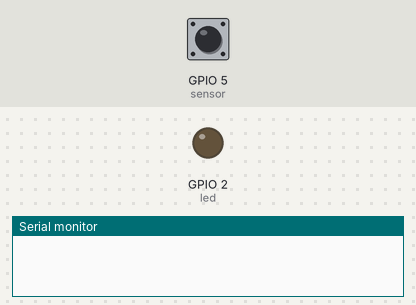
A sketch run on a simulated ESP8266 (NodeMCU). On the bench: output pins drawn as LEDs (lit = HIGH), the last lines printed to the serial monitor. The test bench sets the inputs (shaded band); at power-on: GPIO 5 (sensor) HIGH.

Above: at 1.2 s.
1.3 s: GPIO 5 (sensor) pulsed LOW 2 times (0.12 s each, 0.3 s apart)
At 12.9 s:
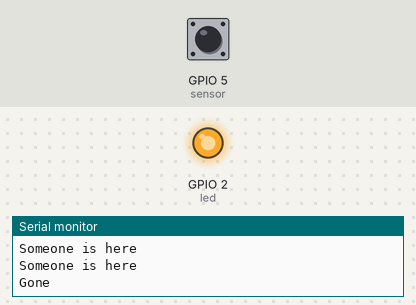
Timing chart, 0 to 13.2 s (numbered marks = the images above; inputs shaded):
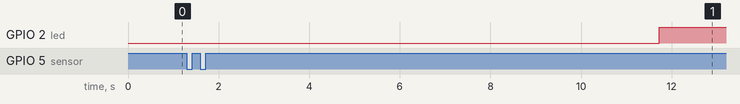

Measured:
- after the input at 1.3 s, GPIO 2 (led): LOW → HIGH after 10.4 s

The sketch:

Interrupt.ino
```cpp
#define timeSec 10

const int led = 2;
const int sensor = 5;

unsigned long timeBegin = millis();
unsigned long lastTrigger = 0;
boolean startTimer = false;


ICACHE_RAM_ATTR void detectsMovement(){
  Serial.println("Someone is here");
  digitalWrite(led, LOW);
  startTimer = true;
  lastTrigger = millis();
}


void setup(){
  Serial.begin(115200);

  pinMode(sensor,INPUT_PULLUP);
  attachInterrupt(digitalPinToInterrupt(sensor),detectsMovement, RISING);
  pinMode(led, OUTPUT);
  digitalWrite(led, LOW);

}

void loop(){
  timeBegin = millis();
  if(startTimer && (timeBegin -lastTrigger > (timeSec*1000))){
    Serial.println("Gone");
    digitalWrite(led, HIGH);
    startTimer = false;
  }
}
```
